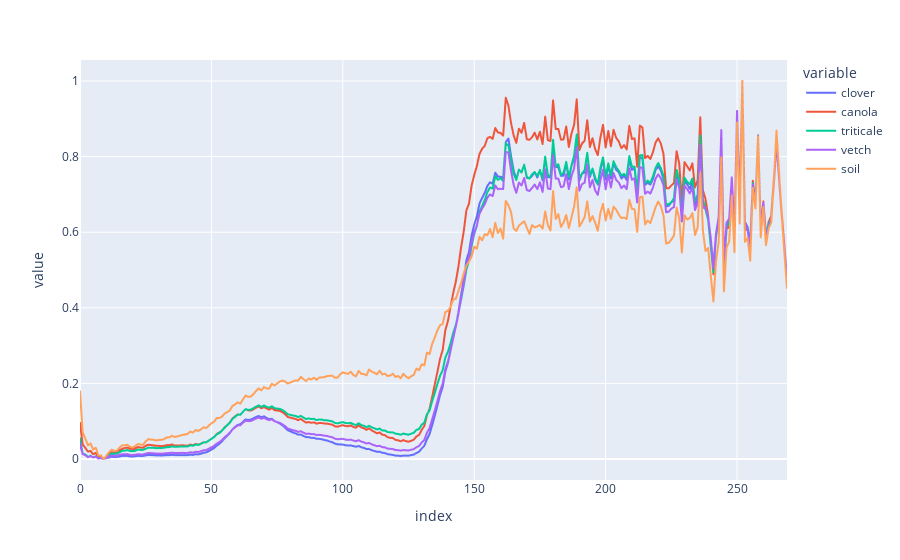

Here is the notebook cell this chart was saved with:
### Code cell
fig = px.line(data_frame=df)
fig

### Figure 1 — Plotly figure (JSON) as saved in the notebook; plotly's stock layout.template omitted (floating-point values rounded to 4 significant figures; data arrays with more than 128 entries replaced by an {"elided": "..."} marker saying what was removed)
{"data": [{"hovertemplate": "variable=clover<br>index=%{x}<br>value=%{y}<extra></extra>", "legendgroup": "clover", "line": {"color": "#636efa", "dash": "solid"}, "marker": {"symbol": "circle"}, "mode": "lines", "name": "clover", "showlegend": true, "type": "scattergl", "x": {"elided": "270 int values"}, "xaxis": "x", "y": {"elided": "270 float values"}, "yaxis": "y"}, {"hovertemplate": "variable=canola<br>index=%{x}<br>value=%{y}<extra></extra>", "legendgroup": "canola", "line": {"color": "#EF553B", "dash": "solid"}, "marker": {"symbol": "circle"}, "mode": "lines", "name": "canola", "showlegend": true, "type": "scattergl", "x": {"elided": "270 int values"}, "xaxis": "x", "y": {"elided": "270 float values"}, "yaxis": "y"}, {"hovertemplate": "variable=triticale<br>index=%{x}<br>value=%{y}<extra></extra>", "legendgroup": "triticale", "line": {"color": "#00cc96", "dash": "solid"}, "marker": {"symbol": "circle"}, "mode": "lines", "name": "triticale", "showlegend": true, "type": "scattergl", "x": {"elided": "270 int values"}, "xaxis": "x", "y": {"elided": "270 float values"}, "yaxis": "y"}, {"hovertemplate": "variable=vetch<br>index=%{x}<br>value=%{y}<extra></extra>", "legendgroup": "vetch", "line": {"color": "#ab63fa", "dash": "solid"}, "marker": {"symbol": "circle"}, "mode": "lines", "name": "vetch", "showlegend": true, "type": "scattergl", "x": {"elided": "270 int values"}, "xaxis": "x", "y": {"elided": "270 float values"}, "yaxis": "y"}, {"hovertemplate": "variable=soil<br>index=%{x}<br>value=%{y}<extra></extra>", "legendgroup": "soil", "line": {"color": "#FFA15A", "dash": "solid"}, "marker": {"symbol": "circle"}, "mode": "lines", "name": "soil", "showlegend": true, "type": "scattergl", "x": {"elided": "270 int values"}, "xaxis": "x", "y": {"elided": "270 float values"}, "yaxis": "y"}], "layout": {"legend": {"title": {"text": "variable"}, "tracegroupgap": 0}, "margin": {"t": 60}, "xaxis": {"anchor": "y", "domain": [0, 1], "title": {"text": "index"}}, "yaxis": {"anchor": "x", "domain": [0, 1], "title": {"text": "value"}}}}
